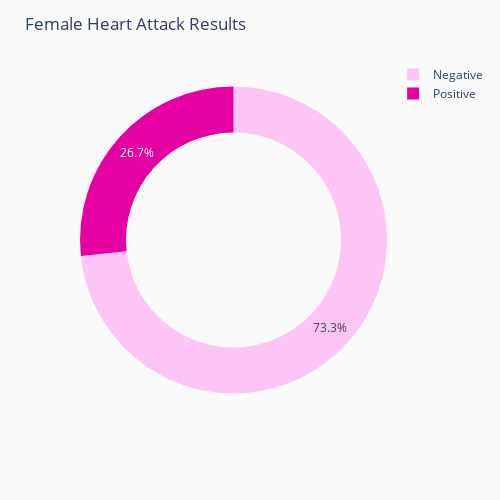

Notebook code for this chart:
### Code cell
# Plotting heart attack ratio for female gender to see percentage of positive and negative heart attack cases

def female_positive_ratio(data):
    """
    Make a pie chart of 'Result' values
    Results: 0 = Negative, 1 = Positive
    """
    results = data['Result'].value_counts()
    total_count = results.sum()
    values = {'Negative': results[0] / total_count, 'Positive': results[1] / total_count}

    
    fig_pie = px.pie(values=values,
                     names=values.keys(),
                     height=500, width=500, 
                     hole=0.7,
                     color_discrete_sequence = ['#fdc5f5', '#E500A4']
                     )
    
                             
    fig_pie.update_layout(plot_bgcolor='#fafafa', paper_bgcolor='#fafafa',
                  title={'text': 'Female Heart Attack Results'})
    
    return fig_pie

fig_pie = female_positive_ratio(Female_heartattackdata)
fig_pie.show()

### Figure 1 — Plotly figure (JSON) as saved in the notebook; plotly's stock layout.template omitted (floating-point values rounded to 4 significant figures)
{"data": [{"domain": {"x": [0, 1], "y": [0, 1]}, "hole": 0.7, "hovertemplate": "label=%{label}<br>value=%{value}<extra></extra>", "labels": ["Negative", "Positive"], "legendgroup": "", "name": "", "showlegend": true, "type": "pie", "values": [0.7333, 0.2667]}], "layout": {"height": 500, "legend": {"tracegroupgap": 0}, "margin": {"t": 60}, "paper_bgcolor": "#fafafa", "piecolorway": ["#fdc5f5", "#E500A4"], "plot_bgcolor": "#fafafa", "title": {"text": "Female Heart Attack Results"}, "width": 500}}
